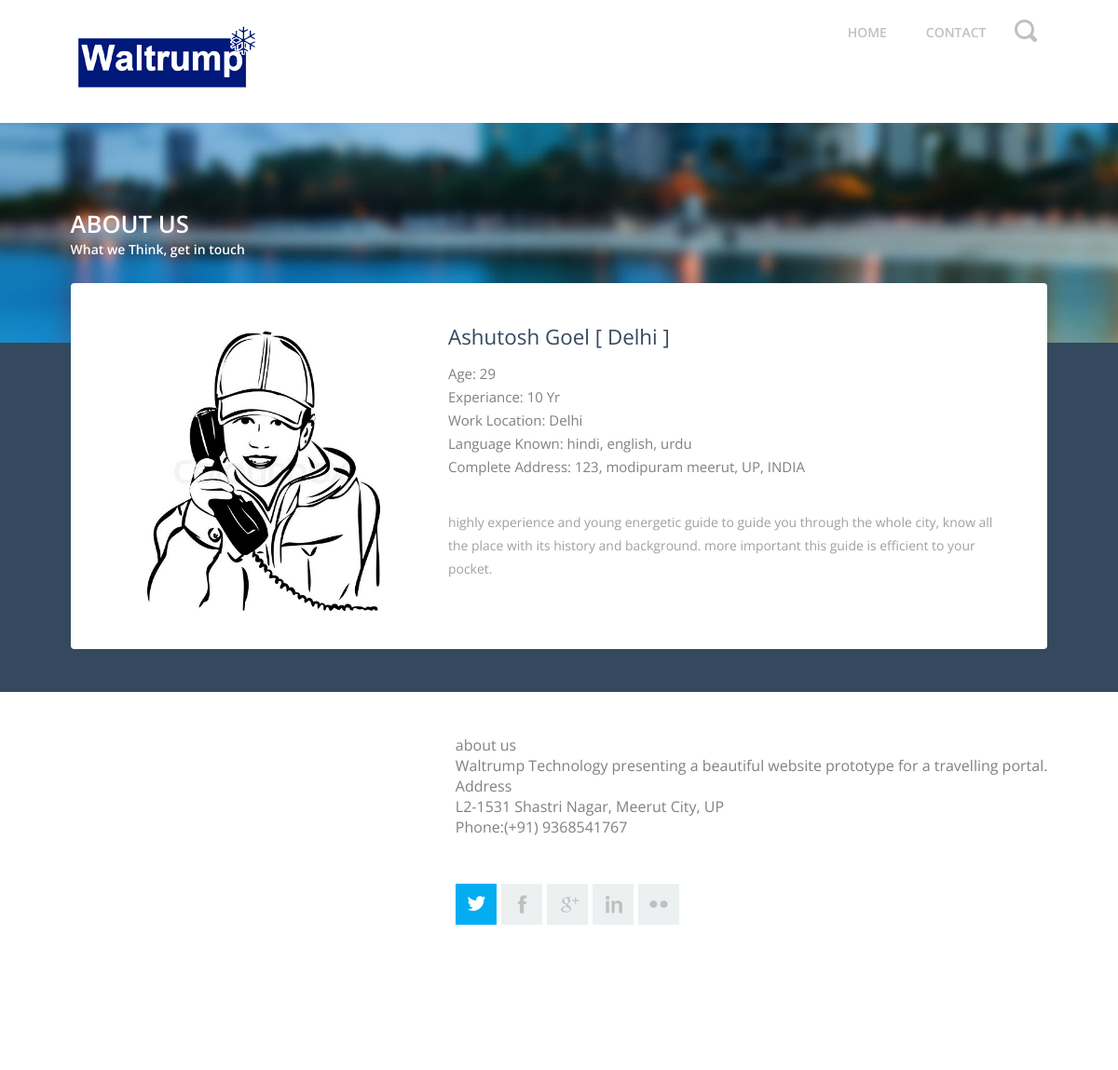
The page /about.php?id=1 on the database its author committed.
### tables this page shows
CREATE TABLE IF NOT EXISTS `tb_guidedetails` (
  `id` int(10) PRIMARY KEY NOT NULL,
  `guide_Name` varchar(50) NOT NULL,
  `age` int(3) NOT NULL,
  `experiance` int(3) NOT NULL,
  `work_location` varchar(50) NOT NULL,
  `languages_known` varchar(150) NOT NULL,
  `address` varchar(150) NOT NULL,
  `description` text NOT NULL,
  `image` text NOT NULL
);

### about.php (the view, shortened to what this page needs)
<?php
$id =$_GET['id'];
$sql="SELECT * FROM tb_guidedetails where id = " . $id . "";
$records = mysql_query($sql);
while ($row = mysql_fetch_array($records))
{
	$guide_Name = $row['guide_Name'];
	$age = $row['age'];
	$experiance = $row['experiance'];
	$work_location = $row['work_location'];
	$languages_known = $row['languages_known'];
	$address = $row['address'];
	$description = $row['description'];
	$image = $row['image'];
}
?>
<html>
<head>
<link href="css/style.css" rel="stylesheet" type="text/css" media="all" />
</head>
<body>
<div class="header_bg">
<div class="wrap">
	<div class="header">
		<div class="logo">
			<h1><a href="index.php"><img src="images/logo.png" alt=""/></a></h1>
		</div>
		<div class="h_right">
			<ul class="menu">
				<li><a href="index.php">home</a></li>
				<li><a href="contact.php">contact</a></li>
			</ul>
			<div id="sb-search" class="sb-search">
				<form>
					<span class="sb-icon-search"></span>
				</form>
			</div>
		</div>
	</div>
</div>
</div>
<div class="slider_bg">
<div class="wrap">
	<div class="slider">
		<h2>about us</h2>
		<h3>What we Think, get in touch</h3>
	</div>
</div>
</div>
<div class="main_bg">
<div class="wrap">
	<div class="main">
		<div class="content">
			<div class="about">
					 <div class="cont-grid-img img_style">
			     		<center><img height="300" width="250"	src="images/guide_image/<?php echo ($image); ?>" alt=""></center>
					</div>
			       <div class="cont-grid">
					       	<h4><?php echo ($guide_Name . ' [ ' . $work_location . ' ] ') ?></h4>
					       	<p class="para">
						<table>
						<tr><td style="color:gray; font-size:15px">Age: <?php echo $age ?></td></tr>
						<tr><td style="color:gray; font-size:15px">Experiance: <?php echo $experiance ?> Yr</td></tr>
						<tr><td style="color:gray; font-size:15px">Work Location: <?php echo $work_location ?></td></tr>
						<tr><td style="color:gray; font-size:15px">Language Known: <?php echo $languages_known ?></td></tr>
						<tr><td style="color:gray; font-size:15px">Complete Address: <?php echo $address ?></td></tr>
						</table>
							</p><br>
					       	<p class="para">
							<?php echo $description ?>
							</p>
			      	</div>
			</div>
		</div>
	</div>
</div>
</div>
<div class="footer_bg">
<div class="wrap">
	<div class="footer">
		<div class="span_of_4">
			<div class="f_nav1">
				<h4 style="color:gray">about us</h4>
				<p style="color:gray">Waltrump Technology presenting a beautiful website prototype for a travelling portal.</p>
				<span style="color:gray">Address</span>
				<p style="color:gray" class="top">L2-1531 Shastri Nagar, Meerut City, UP</p>
				<p style="color:gray">Phone:(+91) 9368541767</p>
				<div class="f_icons">
						<ul>
							<li><a class="icon2" href="#"></a></li>
							<li><a class="icon1" href="#"></a></li>
							<li><a class="icon3" href="#"></a></li>
							<li><a class="icon4" href="#"></a></li>
							<li><a class="icon5" href="#"></a></li>
						</ul>
				</div>
			</div>
		</div>
		<div class="footer_top">
			<div class="f_nav1">
				<ul>
					<li><a href="index.php">home</a></li>
					<li><a href="contact.php">Contact</a></li>
				</ul>
			</div>
			<div class="copy">
				<p class="link"><span>© All rights reserved | Created By&nbsp;<a href="http://waltrump.com/"> Waltrump</a></span></p>
			</div>
		</div>
	</div>
</div>
</div>
</body>
</html>

### rows shown on the page
tb_guidedetails: image (picture), guide_Name "Ashutosh Goel", work_location "Delhi", age "29", experiance "10", languages_known "hindi, english, urdu", address "123, modipuram meerut, UP, INDIA", description "highly experience and young energetic guide to guide you through the whole city, know all the place with its history and background. more important this guide is efficient to your pocket."
